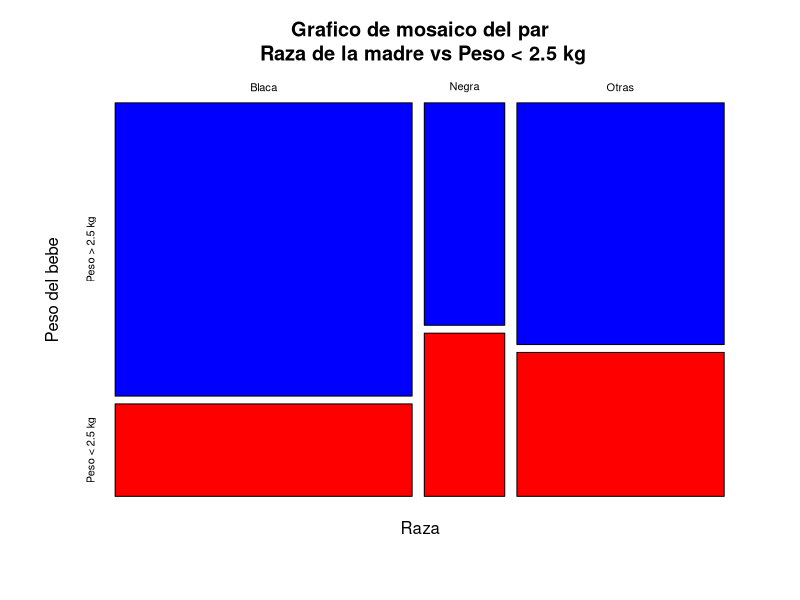
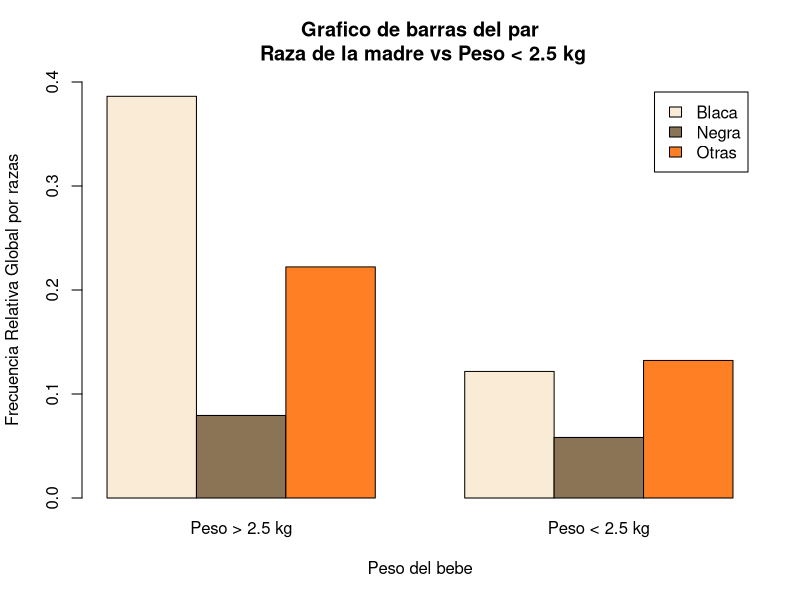
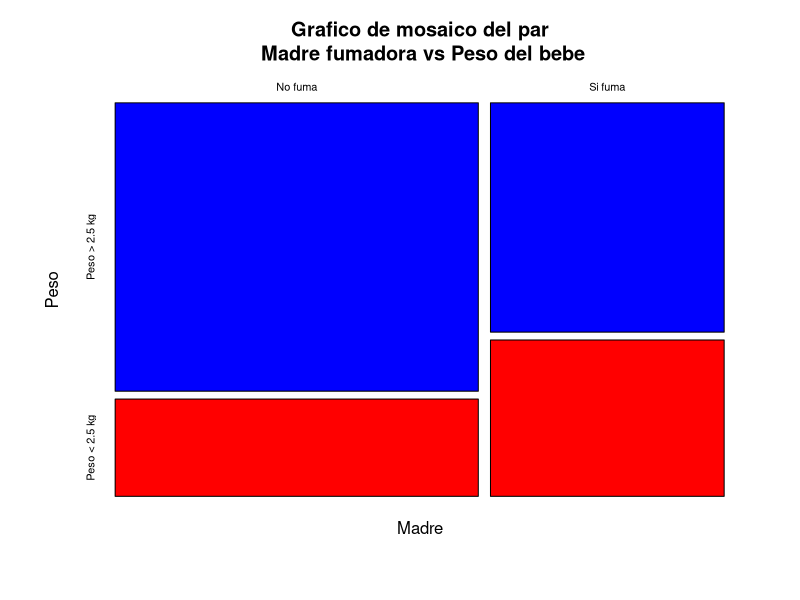
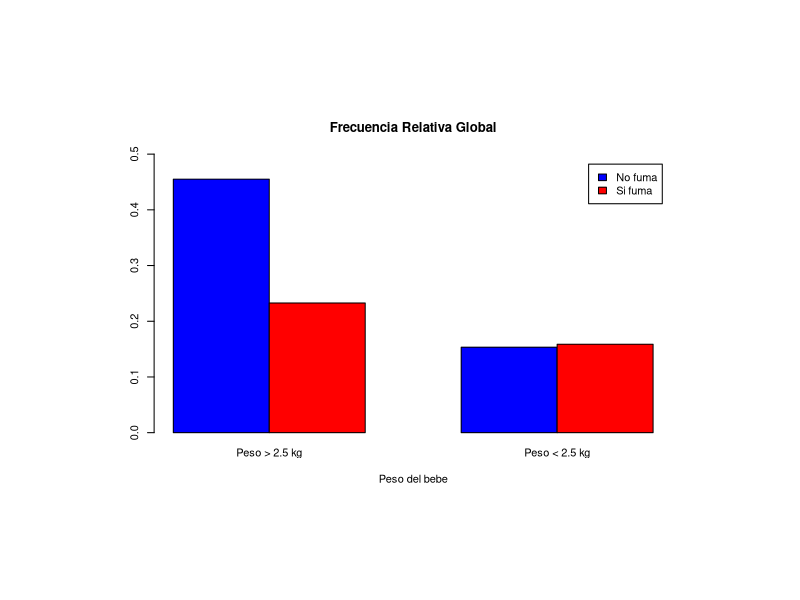
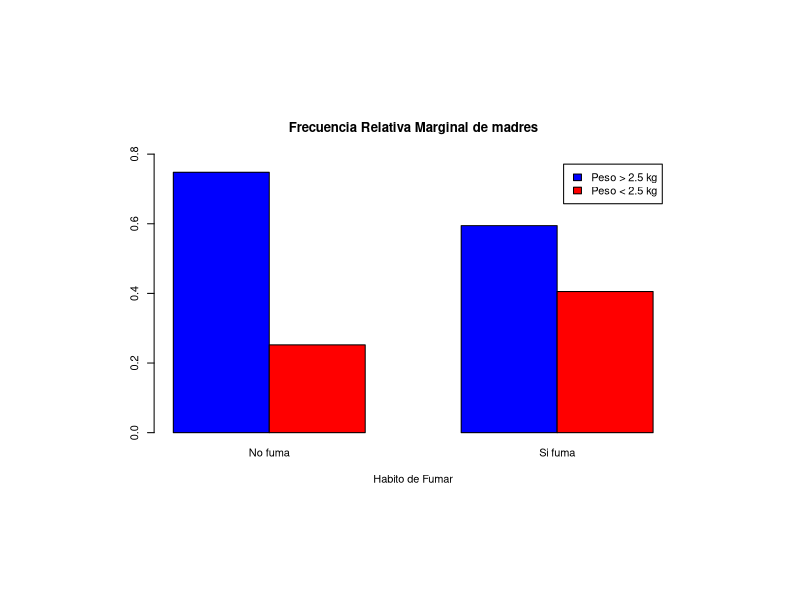
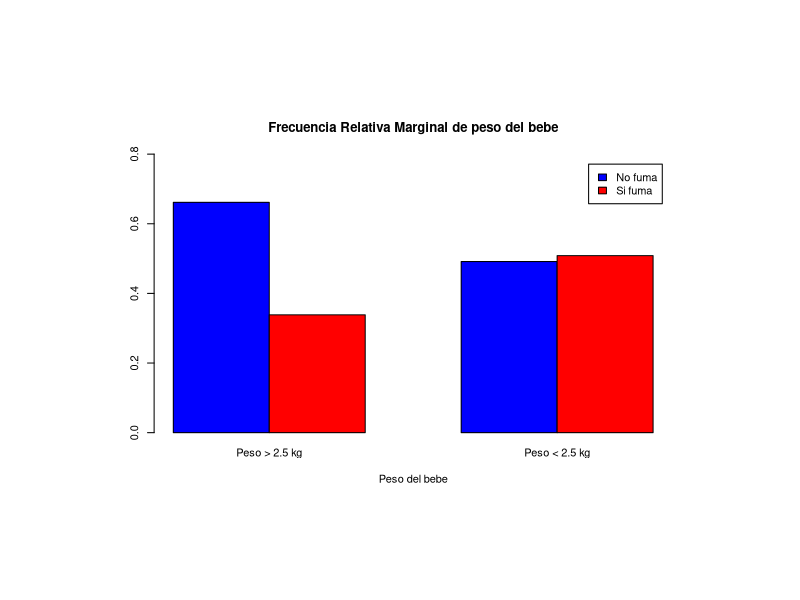
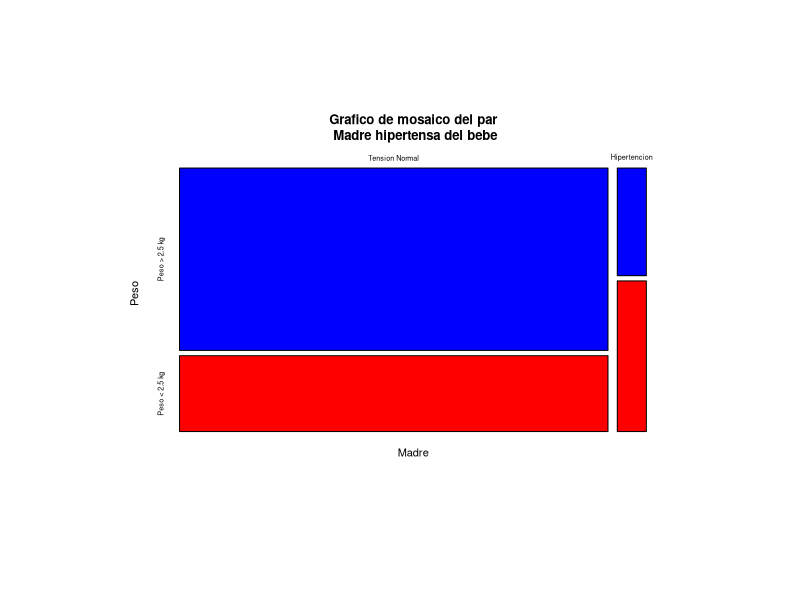
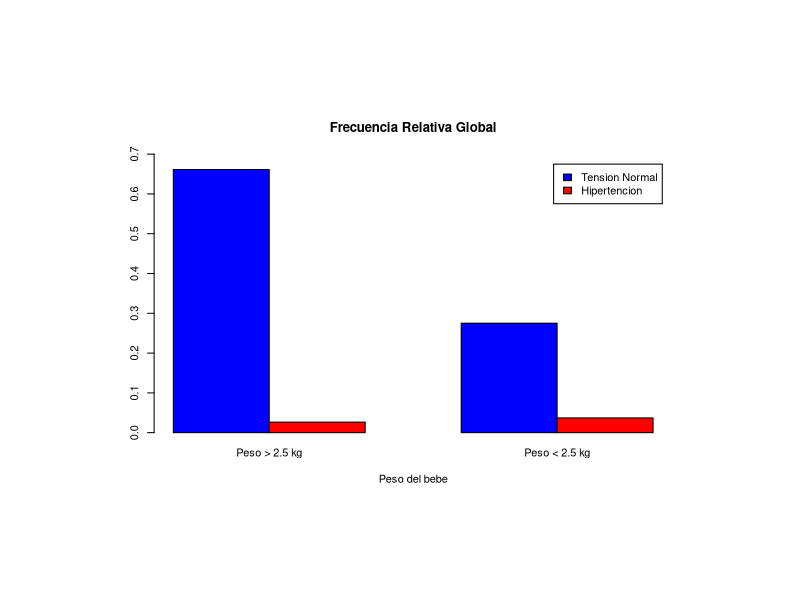

Write R code to recreate these figures, in order.
## ---- chunk 1
library(MASS)
str(birthwt)
head(birthwt)
## ---- chunk 2
df = birthwt
head(df)

df$low = factor(df$low, levels = 0:1, labels = c("Peso > 2.5 kg", "Peso < 2.5 kg"))

df$smoke = factor(df$smoke, levels = 0:1, labels = c("No fuma", "Si fuma"))

df$race = factor(df$race, levels = 1:3, labels = c("Blaca", "Negra", "Otras"))

df$ptl = factor(df$ptl)

df$ht = factor(df$ht, labels =c("Tension Normal", "Hipertencion") )

df$ui = factor(df$ui, labels =c("No", "Si") )

df$ftv = factor(df$ftv)

str(df)
## ---- chunk 3
raza = df$race
peso_bajo = df$low

prop.table(table(raza, peso_bajo))# Frecuancias relativa global.
prop.table(table(raza, peso_bajo), 1)# Frecuancias relativa marginales por raza de la madre.
prop.table(table(raza, peso_bajo), 2)# Frecuancias relativa marginales por peso del bebe.
## ---- chunk 4
mosaicplot(prop.table(table(raza, peso_bajo)), ylab = "Peso del bebe", xlab = "Raza", main = "Grafico de mosaico del par\n Raza de la madre vs Peso < 2.5 kg", color = c("blue", "red"))
## ---- chunk 5
barplot(prop.table(table(raza, peso_bajo)), beside = T, col = c("antiquewhite", "burlywood4", "chocolate1"), ylim = c(0,0.4), legend.text = T, xlab = "Peso del bebe", ylab = "Frecuencia Relativa Global por razas", main = "Grafico de barras del par\n Raza de la madre vs Peso < 2.5 kg")
## ---- chunk 6
fuma = df$smoke
peso_bajo = df$low

prop.table(table(fuma, peso_bajo))# Frecuancias relativa global.
prop.table(table(fuma, peso_bajo), 1)# Frecuancias relativa marginales por habito de fumar.
prop.table(table(fuma, peso_bajo), 2)# Frecuancias relativa marginales por peso del bebe.
## ---- chunk 7
mosaicplot(prop.table(table(fuma, peso_bajo)), ylab = "Peso", xlab = "Madre", main = "Grafico de mosaico del par\n Madre fumadora vs Peso del bebe", color = c("blue", "red"))
## ---- chunk 8

par(mfrow = c(1,3), fin= c(6,4))

barplot(prop.table(table(fuma, peso_bajo)), beside = T, col = c("blue", "red"), ylim = c(0,0.5), legend.text = T, xlab = "Peso del bebe", main = "Frecuencia Relativa Global")

barplot(t(prop.table(table(fuma, peso_bajo), margin = 1)), beside = T, col = c("blue", "red"), ylim = c(0,0.8), legend.text = T, xlab = "Habito de Fumar", main = "Frecuencia Relativa Marginal de madres")

barplot(prop.table(table(fuma, peso_bajo), margin = 2), beside = T, col = c("blue", "red"), ylim = c(0,0.8), legend.text = T, xlab = "Peso del bebe", main = "Frecuencia Relativa Marginal de peso del bebe")
## ---- chunk 9
hipertensa = df$ht
peso_bajo = df$low

prop.table(table(hipertensa, peso_bajo))# Frecuancias relativa global.
prop.table(table(hipertensa, peso_bajo), 1)# Frecuancias relativa marginales por habito de fumar.
prop.table(table(hipertensa, peso_bajo), 2)# Frecuancias relativa marginales por peso del bebe.
## ---- chunk 10
mosaicplot(prop.table(table(hipertensa, peso_bajo)), ylab = "Peso", xlab = "Madre", main = "Grafico de mosaico del par\n Madre hipertensa del bebe", color = c("blue", "red"))
## ---- chunk 11

par(mfrow = c(1,3), fin= c(6,4))

barplot(prop.table(table(hipertensa, peso_bajo)), beside = T, col = c("blue", "red"), ylim = c(0,0.7), legend.text = T, xlab = "Peso del bebe", main = "Frecuencia Relativa Global")

barplot(t(prop.table(table(hipertensa, peso_bajo), margin = 1)), beside = T, col = c("blue", "red"), ylim = c(0,0.8), legend.text = T, xlab = "Historial de Tension Arterial", main = "Frecuencia Relativa Marginal de Tension Arterial")

barplot(prop.table(table(hipertensa, peso_bajo), margin = 2), beside = T, col = c("blue", "red"), ylim = c(0,1), legend.text = T, xlab = "Peso del bebe", main = "Frecuencia Relativa Marginal de peso del bebe")
## ---- chunk 12
prop.table(table(raza, fuma, peso_bajo))
## ---- chunk 13
mosaicplot(prop.table(table(raza, fuma, peso_bajo)), color = c("blue", "red"), off = 30, main = "Grafico de Mosaico\n Raza, Fuma, Peso del bebe", xlab = "Raza de la madre")
